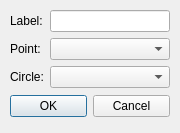
<?xml version="1.0" encoding="UTF-8"?>
<ui version="4.0">
 <class>AddLineFirstTangent</class>
 <widget class="QDialog" name="AddLineFirstTangent">
  <property name="geometry">
   <rect>
    <x>0</x>
    <y>0</y>
    <width>180</width>
    <height>133</height>
   </rect>
  </property>
  <property name="windowTitle">
   <string>Dialog</string>
  </property>
  <widget class="QDialogButtonBox" name="buttonBox">
   <property name="geometry">
    <rect>
     <x>10</x>
     <y>90</y>
     <width>160</width>
     <height>32</height>
    </rect>
   </property>
   <property name="orientation">
    <enum>Qt::Horizontal</enum>
   </property>
   <property name="standardButtons">
    <set>QDialogButtonBox::Cancel|QDialogButtonBox::Ok</set>
   </property>
  </widget>
  <widget class="QWidget" name="formLayoutWidget">
   <property name="geometry">
    <rect>
     <x>10</x>
     <y>10</y>
     <width>160</width>
     <height>80</height>
    </rect>
   </property>
   <layout class="QFormLayout" name="formLayout">
    <item row="0" column="0">
     <widget class="QLabel" name="labelLabel">
      <property name="text">
       <string>Label:</string>
      </property>
     </widget>
    </item>
    <item row="0" column="1">
     <widget class="QLineEdit" name="labelLineEdit"/>
    </item>
    <item row="1" column="0">
     <widget class="QLabel" name="pointLabel">
      <property name="text">
       <string>Point:</string>
      </property>
     </widget>
    </item>
    <item row="1" column="1">
     <widget class="QComboBox" name="pointComboBox"/>
    </item>
    <item row="2" column="0">
     <widget class="QLabel" name="circleLabel">
      <property name="text">
       <string>Circle:</string>
      </property>
     </widget>
    </item>
    <item row="2" column="1">
     <widget class="QComboBox" name="circleComboBox"/>
    </item>
   </layout>
  </widget>
 </widget>
 <resources/>
 <connections>
  <connection>
   <sender>buttonBox</sender>
   <signal>accepted()</signal>
   <receiver>AddLineFirstTangent</receiver>
   <slot>accept()</slot>
   <hints>
    <hint type="sourcelabel">
     <x>248</x>
     <y>254</y>
    </hint>
    <hint type="destinationlabel">
     <x>157</x>
     <y>274</y>
    </hint>
   </hints>
  </connection>
  <connection>
   <sender>buttonBox</sender>
   <signal>rejected()</signal>
   <receiver>AddLineFirstTangent</receiver>
   <slot>reject()</slot>
   <hints>
    <hint type="sourcelabel">
     <x>316</x>
     <y>260</y>
    </hint>
    <hint type="destinationlabel">
     <x>286</x>
     <y>274</y>
    </hint>
   </hints>
  </connection>
 </connections>
</ui>
